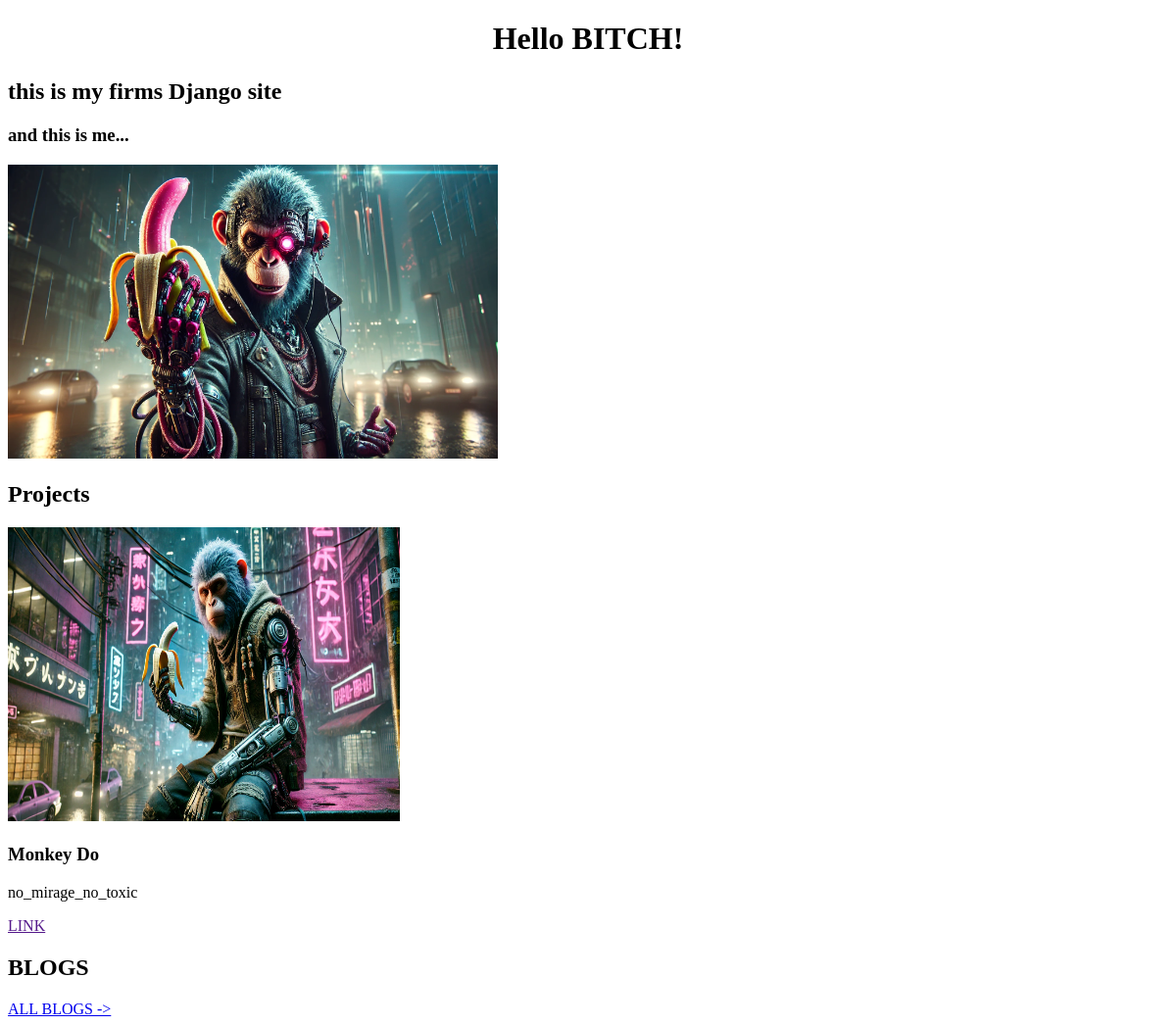
Before: / with the older database file.
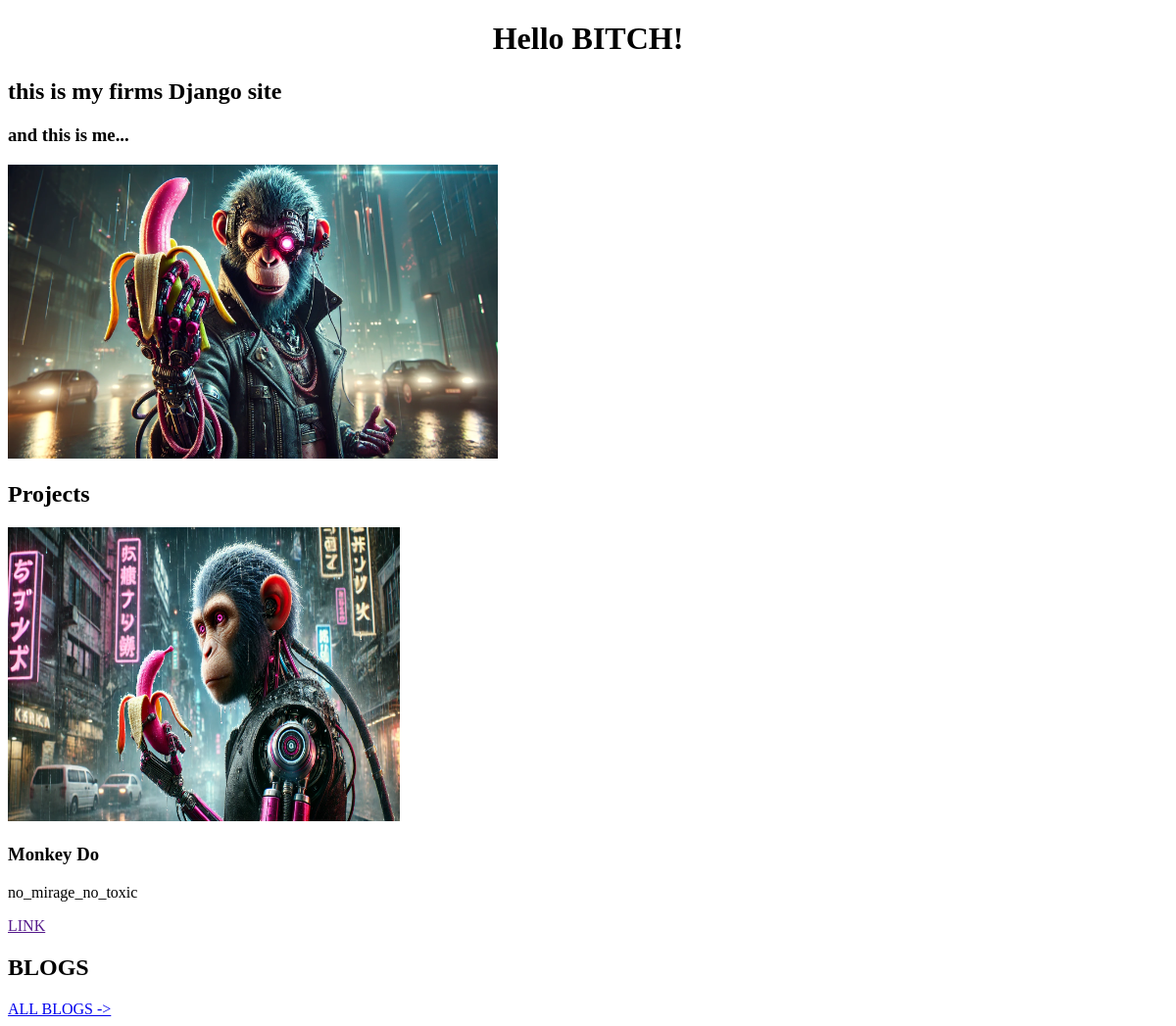
After: the same page with the newer database file.
### portfolio/models.py (models this page shows)
class Project(models.Model):
    title = models.CharField(max_length=100)
    description = models.CharField(max_length=300)
    image = models.ImageField(upload_to='portfolio/images/')
    url = models.URLField(blank=True)

### portfolio/views.py (the view)
# urls.py: 2. Add a URL to urlpatterns:  path('', views.home, name='home')
def home(request):
    projects = Project.objects.all()
    return render(request, 'portfolio/home.html', {'projects': projects})

### portfolio/templates/portfolio/home.html
{% extends 'portfolio/base.html' %}
{% load static %}
{% block content %}
<h1 class="page-title">Hello BITCH!</h1>
<h2>this is my firms Django site</h2>
<h3> and this is me... </h3>
<img src="{% static 'portfolio/iammonkey.webp' %}" alt="" width="500px" height="300px">
{% if projects %}
<section class="projects">
    <h2>Projects</h2>
    <div class="projects__list">
        {% for project in projects %}
        <div class="project__list-itm">
            <img src="{{ project.image.url }}" alt="" width="400" height="300">
            <h3>{{ project.title }}</h3>
            <p> {{ project.description }} </p>
            <a href="{{ project.url }}">LINK</a>
        </div>
        {% endfor %}
    </div>
</section>
<section class="blogs">
    <h2>BLOGS</h2>
    <a href="{% url 'blog:blog' %}"> ALL BLOGS -></a>
</section>
{% endif %}
{% endblock %}

### portfolio/templates/portfolio/base.html (shortened to what this page needs)
<!DOCTYPE html>
<html lang="en">
<head>
    {% load static %}
    <link rel="stylesheet" href="{% static 'portfolio/style.css' %}">
</head>
<body>
{% block content %}{% endblock %}
</body>
</html>

### portfolio/static/portfolio/style.css (style rules this page uses)
.page-title { text-align: center; }

Changed rows visible on the page:
changed Project "Monkey Do": image: a different picture
